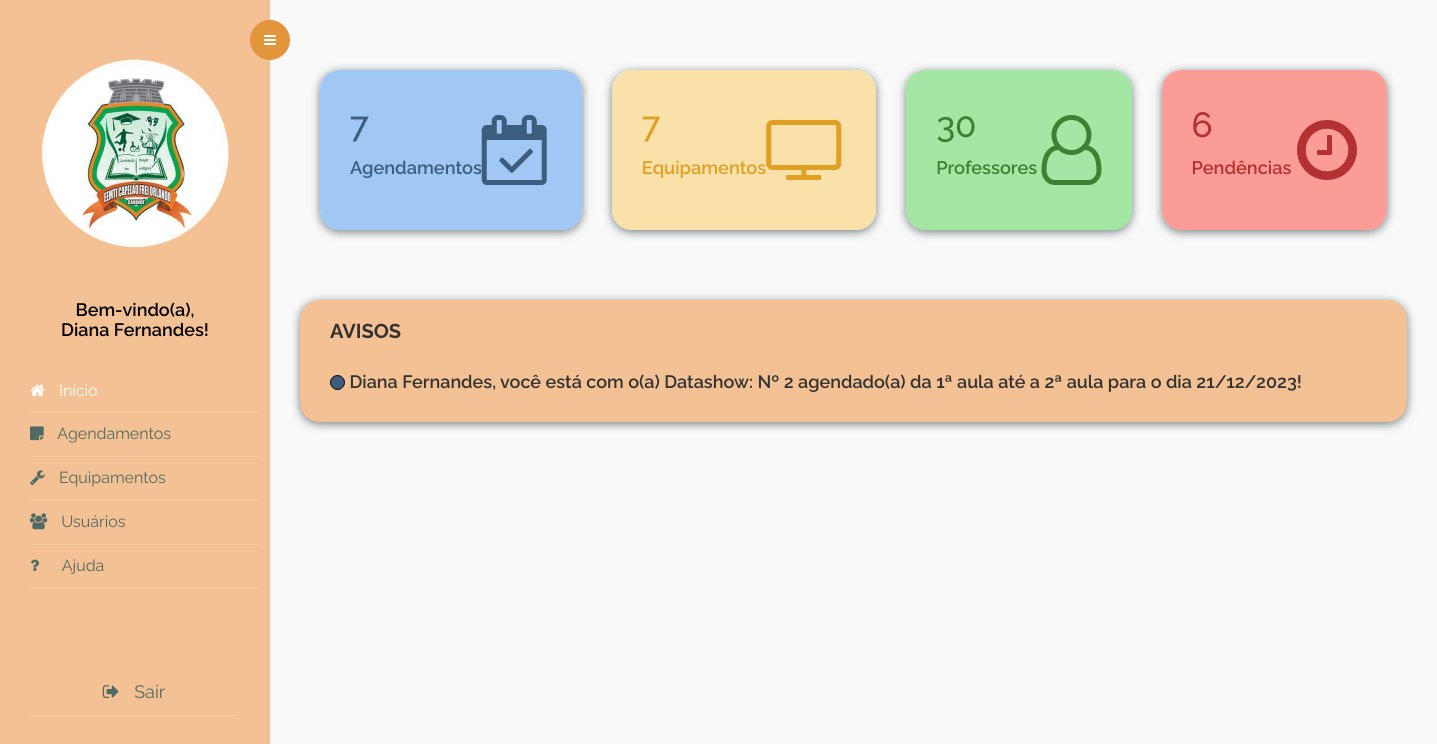
The page /View/index.php (signed in) on the database its author committed.
### tables this page shows
CREATE TABLE `tab_user` (
  `usu_id` int(2) NOT NULL,
  `usu_nome` varchar(50) NOT NULL,
  `usu_email` varchar(50) NOT NULL,
  `usu_login` varchar(25) NOT NULL,
  `usu_senha` varchar(100) NOT NULL,
  `usu_nivel` int(1) NOT NULL
);

CREATE TABLE `tab_agendamento` (
  `agen_id` int(5) NOT NULL,
  `agen_idtipo` int(2) NOT NULL,
  `agen_idequip` int(2) NOT NULL,
  `agen_prof` varchar(75) NOT NULL,
  `agen_data` varchar(25) NOT NULL,
  `agen_idaulainicio` int(2) NOT NULL,
  `agen_idaulafim` int(2) NOT NULL,
  `agen_obs` varchar(255) DEFAULT NULL,
  `agen_status` varchar(25) NOT NULL
);

CREATE TABLE `tab_equitipo` (
  `tipo_id` int(2) NOT NULL,
  `tipo_nome` varchar(50) NOT NULL
);

CREATE TABLE `tab_equipamento` (
  `equ_id` int(2) NOT NULL,
  `equ_tipoid` int(2) NOT NULL,
  `equ_nome` varchar(50) NOT NULL
);

CREATE TABLE `tab_aulas` (
  `aula_id` int(2) NOT NULL,
  `aula_nome` varchar(25) NOT NULL
);

### DAO/DUsuario.php (called while the page is built, shortened)
<?php
class DUsuario {
    public static function carregarProfessor(){
        $conexaoBD = Conexao::criarInstancia();
        $sql = "SELECT * FROM tab_user where usu_nivel=2;";
        try {
            $stmt = $conexaoBD->query($sql);
            return $stmt->fetchAll();
        } catch (Exception $ex) {
            echo $ex;
            return 0;
        }
    }
}
?>

### Controller/CUsuario.php (called while the page is built, shortened)
<?php
include_once "../DAO/DUsuario.php";
class CUsuario {
    public static function retornarProfessor(){
        $Usuario = DUsuario::carregarProfessor();
        return $Usuario;
    }
}
?>

### DAO/DAgendamento.php (called while the page is built, shortened)
<?php
class DAgendamento {
    public static function carregarAgendamentoTotal(){
        $conexaoBD = Conexao::criarInstancia();
        $sql = "SELECT tab_agendamento.agen_id,
        tab_equitipo.tipo_nome,
        tab_equipamento.equ_nome,
        tab_agendamento.agen_prof,
        tab_agendamento.agen_data,
        i.aula_nome as aula_inicio,
        f.aula_nome as aula_fim,
        tab_agendamento.agen_obs,
        tab_agendamento.agen_status
        FROM tab_agendamento
        join tab_equitipo on tab_agendamento.agen_idtipo=tab_equitipo.tipo_id
        join tab_equipamento on tab_agendamento.agen_idequip=tab_equipamento.equ_id
        join tab_aulas i on tab_agendamento.agen_idaulainicio=i.aula_id
        join tab_aulas f on tab_agendamento.agen_idaulafim=f.aula_id
        order by tab_agendamento.agen_id desc;";
        try {
            $stmt = $conexaoBD->query($sql);
            return $stmt->fetchAll();
        } catch (Exception $ex) {
            echo $ex;
            return 0;
        }
    }
}
?>

### Controller/CAgendamento.php (called while the page is built, shortened)
<?php
include "../DAO/DAgendamento.php";
class CAgendamento {
    public static function retornarAgendamentoTotal(){
        $Agendamento = DAgendamento::carregarAgendamentoTotal();
        return $Agendamento;
    }
}
?>

### View/index.php (the view, shortened to what this page needs)
<?php
include_once("../Controller/CUsuario.php");
include "../Controller/CAgendamento.php";
$listaAgendamento = CAgendamento::retornarAgendamentoTotal();
$listaProfessor = CUsuario::retornarProfessor();
?>
<?php
$conexaoBD = Conexao::criarInstancia();
try {
	$sqlTabela1 = "SELECT COUNT(*) as agendamentos FROM tab_agendamento where agen_status='Agendado'";
	$stmtTabela1 = $conexaoBD->prepare($sqlTabela1);
	$stmtTabela1->execute();
	$resultTabela1 = $stmtTabela1->fetch(PDO::FETCH_ASSOC);
	$sqlTabela2 = "SELECT COUNT(*) as professores FROM tab_user where usu_nivel=2";
	$stmtTabela2 = $conexaoBD->prepare($sqlTabela2);
	$stmtTabela2->execute();
	$resultTabela2 = $stmtTabela2->fetch(PDO::FETCH_ASSOC);
	$sqlTabela3 = "SELECT COUNT(*) as equipamentos FROM tab_equipamento";
	$stmtTabela3 = $conexaoBD->prepare($sqlTabela3);
	$stmtTabela3->execute();
	$resultTabela3 = $stmtTabela3->fetch(PDO::FETCH_ASSOC);
	$sqlTabela5 = "SELECT COUNT(*) as pendencias FROM tab_agendamento where agen_status='Pendente'";
	$stmtTabela5 = $conexaoBD->prepare($sqlTabela5);
	$stmtTabela5->execute();
	$resultTabela5 = $stmtTabela5->fetch(PDO::FETCH_ASSOC);
	$agendamentos = $resultTabela1["agendamentos"];
	$professores = $resultTabela2["professores"];
	$equipamentos = $resultTabela3["equipamentos"];
	$pendencias = $resultTabela5["pendencias"];
} catch (PDOException $e) {
	echo "Erro: " . $e->getMessage();
}
?>
<!doctype html>
<html lang="PT-BR">
<head>
	<link rel="stylesheet" href="https://stackpath.bootstrapcdn.com/font-awesome/4.7.0/css/font-awesome.min.css">
	<link rel="stylesheet" href="css/style.css">
	<link rel="stylesheet" href="css/dashboard2.css">
	<link rel="stylesheet" href="https://maxcdn.bootstrapcdn.com/bootstrap/3.3.7/css/bootstrap.min.css">
	<link rel="stylesheet" href="https://cdn.datatables.net/1.10.14/css/jquery.dataTables.min.css">
	<link rel="stylesheet" href="https://cdnjs.cloudflare.com/ajax/libs/font-awesome/4.7.0/css/font-awesome.css">
	<link rel="stylesheet" href="datatable/css/style.css">
</head>
<body>
	<div class="wrapper d-flex align-items-stretch">
		<nav id="sidebar">
			<div class="custom-menu">
				<button type="button" id="sidebarCollapse" class="btn btn-primary">
					<i class="fa fa-bars"></i>
				</button>
			</div>
			<div class="p-3">
				<h1><a href="index.php" class="logo"> <img src="Assets/IMG/logo.png" sizes="10px" id="logo" width="100%"> </a></h1>
				<div class="mb-5" style="text-align: center;">
					<h3 class="h6 mb-3" style="font-size: 18px; font-weight: 600">Bem-vindo(a), <br><?php
																									foreach ($listaProfessor as $usuario) {
																										if ($usuario['usu_login'] == $_SESSION['loginprof']) {
																											$nome = $usuario['usu_nome'];
																											$arrayNomes = explode(" ", $nome);
																											$doisPrimeirosNomes = array_slice($arrayNomes, 0, 2);
																											echo implode(" ", $doisPrimeirosNomes);
																										}
																									}
																									?>!</h3>
				</div>
				<ul class="list-unstyled components mb-3" style="padding-left: 20px;">
					<li class="active">
						<a href="index.php" style="color: white;">
							<span class="fa fa-home mr-3"></span> Início</a>
					</li>
					<li>
						<a href="agendamentoprofindividual.php"><span class="fa fa-sticky-note mr-3"></span> Agendamentos</a>
					</li>
					<li>
						<a href="equipamentoprof.php"><span class="fa fa-wrench mr-3"></span> Equipamentos</a>
					</li>
					<li>
						<a href="usuarioprof.php"><span class="fa fa-users mr-3"></span> Usuários</a>
					</li>
					<li>
						<a href="https://drive.google.com/file/d/1EPsvnT4qCSxVACktcsHcWNmi7PYygQp0/view?usp=sharing" target="_blank">
							<span class="fa fa-question mr-3" style="padding-right:9px"></span>
							Ajuda
						</a>
					</li>
					<li style="text-align: center; margin-top: 35%; font-size: 18px; margin-right: 22px;">
						<a href="../Controller/logoutprof.php"><span class="fa fa-sign-out mr-3"></span> Sair</a>
					</li>
				</ul>
			</div>
		</nav>
		<div id="content" class="p-4 p-md-5 pt-5">
			<div class="cardBox">
				<a href="agendamentoprof.php">
					<div class="card" style="font-weight: 450; background-color: rgba(132, 182, 244, 0.74); color: #3B5E7E; box-shadow: 0 2px 10px #737e7f;">
						<div class="elementos">
							<div class="numbers"><?php echo  $agendamentos ?></div>
							<div class="cardName" style="font-weight: 550"> Agendamentos</div>
						</div>
						<div class="iconBx">
							<span class="fa fa-calendar-check-o"></span>
						</div>
					</div>
				</a>
				<a href="equipamentoprof.php">
					<div class="card" style="font-weight: 450; background-color: rgba(250, 220, 155, 0.83); color: #DFA023; box-shadow: 0 2px 10px #737e7f;">
						<div class="elementos">
							<div class="numbers"><?php echo  $equipamentos ?></div>
							<div class="cardName" style="font-weight: 550"> Equipamentos</div>
						</div>
						<div class="iconBx">
							<span class="fa fa-tv"></span>
						</div>
					</div>
				</a>
				<a href="profcadastrados.php">
					<div class="card" style="font-weight: 450; background-color: rgba(119, 221, 119, 0.65); color: #3D8132; box-shadow: 0 2px 10px #737e7f;">
						<div class="elementos">
							<div class="numbers"><?php echo  $professores ?></div>
							<div class="cardName" style="font-weight: 550"> Professores</div>
						</div>
						<div class="iconBx">
							<span class="fa fa-user-o"></span>
						</div>
					</div>
				</a>
				<div class="card" style="font-weight: 450; background-color: rgba(255, 105, 97, 0.64); color: #B43131; box-shadow: 0 2px 10px #737e7f;">
					<div class="elementos">
						<div class="numbers"><?php echo  $pendencias ?></div>
						<div class="cardName" style="font-weight: 550"> Pendências</div>
					</div>
					<div class="iconBx">
						<span class="fa fa-clock-o"></span>
					</div>
				</div>
			</div>
			<div class="card-avisos" style="background-color: #F3C193; width: 100%; height: auto; border-radius: 20px; margin-top: 50px; box-shadow: 0 2px 10px #737e7f;">
				<div class="titulo">
					<h3 class="h6 mb-3" style="font-size: 20px; margin: 30px; padding-top: 20px; font-weight:bold">AVISOS</h3>
				</div>
				<div class="elementos">
					<?php
					function getProfessorLogin($listaProfessor, $professorNome) {
						foreach ($listaProfessor as $professorlogin) {
							if ($professorlogin['usu_nome'] == $professorNome) {
								return $professorlogin['usu_login'];
							}
						}
						return null;
					}
					foreach ($listaAgendamento as $agendamento) {
						$nome = $agendamento['agen_prof'];
						$arrayNomes = explode(" ", $nome);
						$doisPrimeirosNomes = array_slice($arrayNomes, 0, 2);
						$valor = $agendamento['agen_status'];
						$dataagendada = $agendamento['agen_data'];
						$dataagendada = explode("/", $dataagendada);
						list($dia, $mes, $ano) = $dataagendada;
						$dataagendada = "$dia/$mes/$ano";
						$data = date("d/m/Y");
						$data = explode("/", $data);
						list($dia, $mes, $ano) = $data;
						$data = "$dia/$mes/$ano";
						$login = $_SESSION['loginprof'];
						$loginprof = getProfessorLogin($listaProfessor, $agendamento['agen_prof']);
						if ($login == $loginprof ){
							if ($valor == "Pendente") {
								echo "<h6 class='h6 mb-3' style='font-size: 18px; margin: 30px; padding-top: ; font-weight:600'><a href='agendamentoprofindividual.php'><button
									style='background-color: #B43131; border-radius:40px; border: 1px solid black; height:15px; width:15px;
									border-radius:50%; cursor:pointer'></button></a>
									 " . implode(" ", $doisPrimeirosNomes) . ", você tem o agendamento do(a) " . $agendamento['tipo_nome'] . ": " . $agendamento['equ_nome'] . " pendente do dia " . $agendamento['agen_data'] . "!
								</h6>";
							} else if ($valor == "Agendado" ) {
								if ($dataagendada == $data){
									echo "<h6 class='h6 mb-3' style='font-size: 18px; margin: 30px; padding-top: ; font-weight:600'><a href='agendamentoprofindividual.php'><button
									style='background-color: #3B5E7E; border-radius:40px; border: 1px solid black; height:15px; width:15px;
									border-radius:50%; cursor:pointer'></button></a>
									 " . implode(" ", $doisPrimeirosNomes) . ", você está com o(a) " . $agendamento['tipo_nome'] . ": " . $agendamento['equ_nome'] . " agendado(a) da " . $agendamento['aula_inicio'] . " até a " . $agendamento['aula_fim'] . " para hoje!
								</h6>";
								} else {
									echo "<h6 class='h6 mb-3' style='font-size: 18px; margin: 30px; padding-top: ; font-weight:600'><a href='agendamentoprofindividual.php'><button
									style='background-color: #3B5E7E; border-radius:40px; border: 1px solid black; height:15px; width:15px;
									border-radius:50%; cursor:pointer'></button></a>
									 " . implode(" ", $doisPrimeirosNomes) . ", você está com o(a) " . $agendamento['tipo_nome'] . ": " . $agendamento['equ_nome'] . " agendado(a) da " . $agendamento['aula_inicio'] . " até a " . $agendamento['aula_fim'] . " para o dia ". $agendamento['agen_data'] . "!
								</h6>";
								}
							} else {
								echo "";
							}
						}
					}
					?><br>
				</div>
			</div>
		</div>
	</div>
</body>
</html>

### View/css/dashboard2.css (style rules this page uses)
.cardBox { position: relative; width: 100%; padding: 20px; display: grid; grid-template-columns: repeat(4,1fr); grid-gap: 30px; margin-top: 20px; }
.cardBox .card { position: relative; background: var(--white); padding: 30px; border-radius: 20px; display: flex; justify-content: space-between; box-shadow: 0 7px 25px rgba(0, 0, 0, 0.08); }
.cardBox .card .numbers { position: relative; font-weight: 500; font-size: 2.5em; color: var(--blue); }
.cardBox .card .cardName { color: var(--black2); font-size: 1.3em; margin-top: 5px; }
.cardBox .card .iconBx { font-size: 5em; color: var(--black2); }

### View/datatable/css/style.css (style rules this page uses)
body { font-family: 'Raleway', sans-serif; background: #f9f9f9; }
.d-flex { display: flex; align-items: center; justify-content: space-between; }

### rows shown on the page
tab_user: usu_nome "Diana Fernandes"
tab_agendamento: agen_prof "Diana Fernandes", tab_equitipo.tipo_nome "Datashow", agen_idequip.equ_nome "Nº 2", agen_idaulainicio.aula_nome "1ª aula", agen_idaulafim.aula_nome "2ª aula", agen_data "21/12/2023"

### other values the page prints
$agendamentos "7"
$equipamentos "7"
$professores "30"
$pendencias "6"
